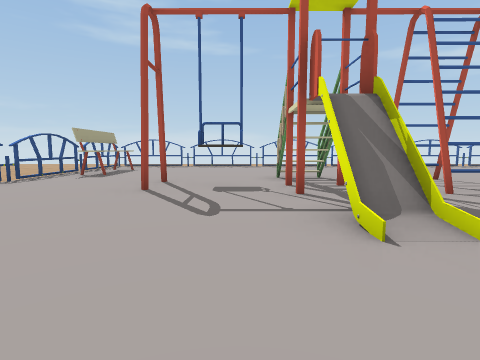
view 1 (above)

24 first-person views from a walk through a 3-D level made in the Unity game engine. The camera is 1.3 m above the floor, tilts 6° down and sees 80° across. The floor is counted in squares, 2 m on a side. Each view is taken from the middle of a square. On the plan, view 1 faces up. The plan holds only what a view shows up to about 9 squares ahead; the rest is blank. The place goes on beyond the plan. Some animated figures are left out.

view 2
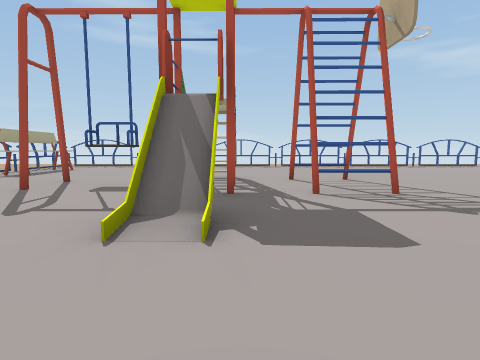

view 3
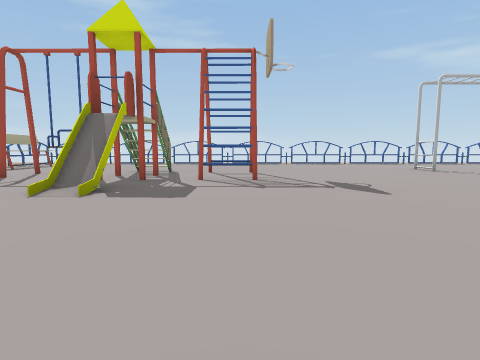

view 4
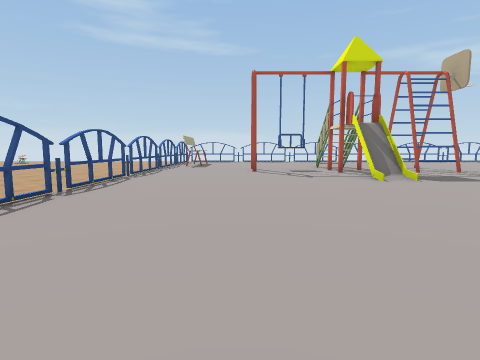

view 5
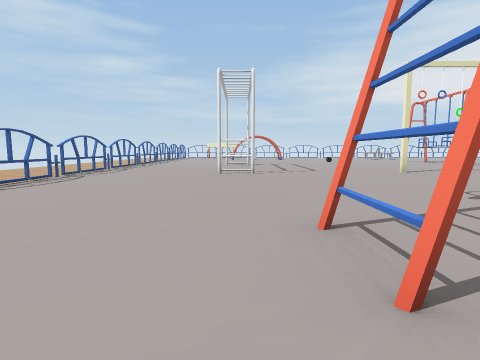

view 6
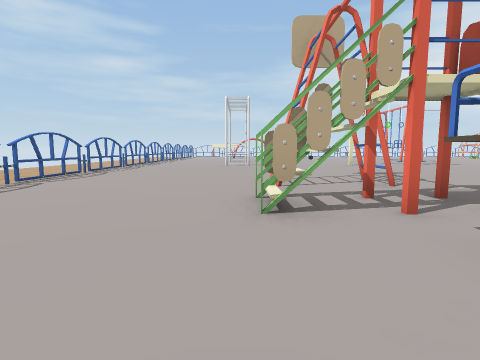

view 7
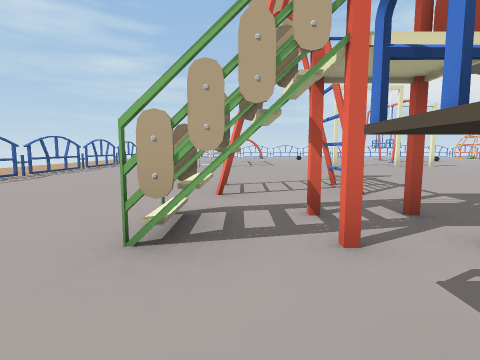

view 8
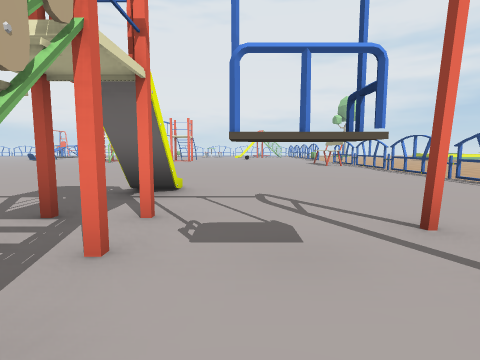

view 9
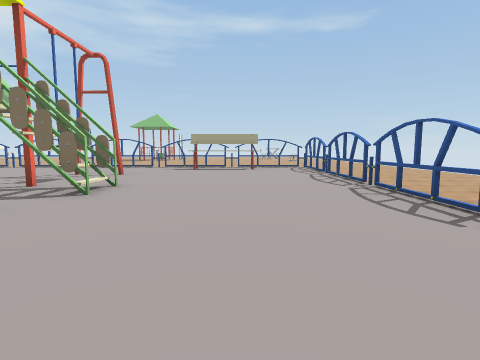

view 10
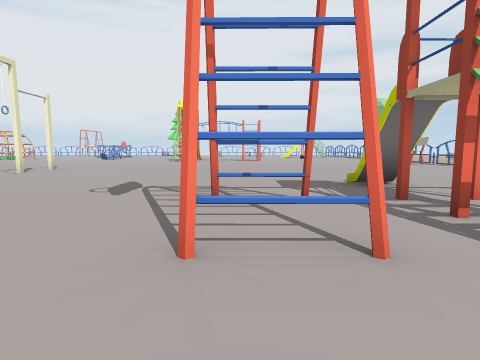

view 11
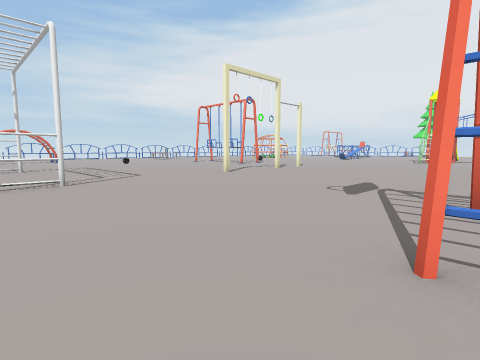

view 12
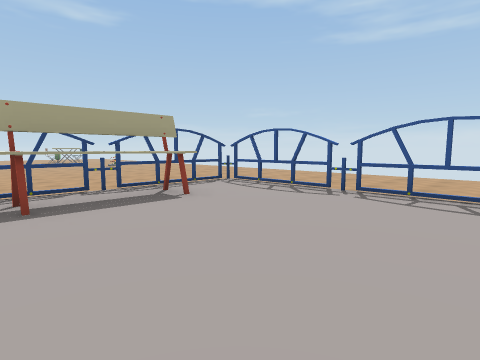

view 13
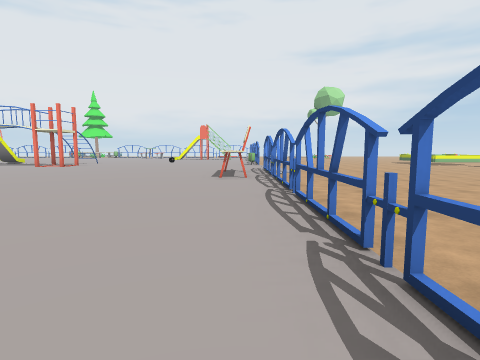

view 14
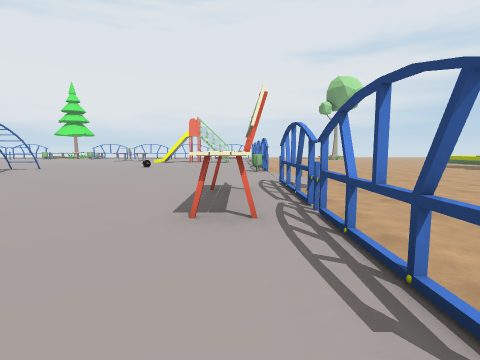

view 15
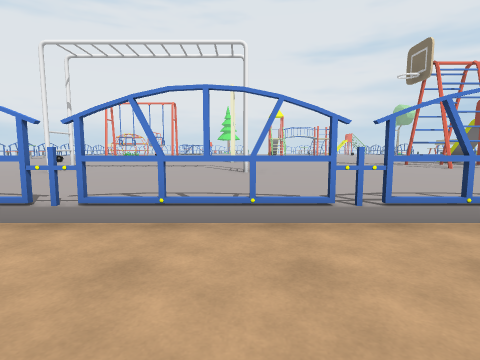

view 16
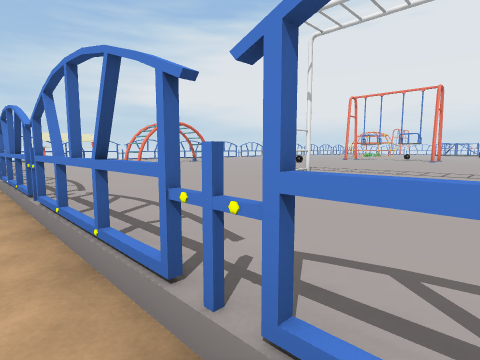

view 17
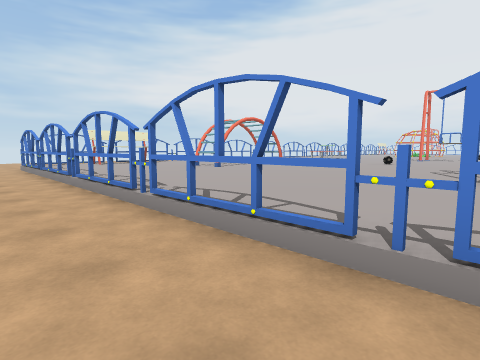

view 18
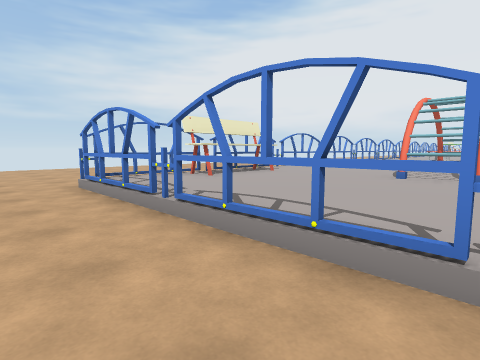

view 19
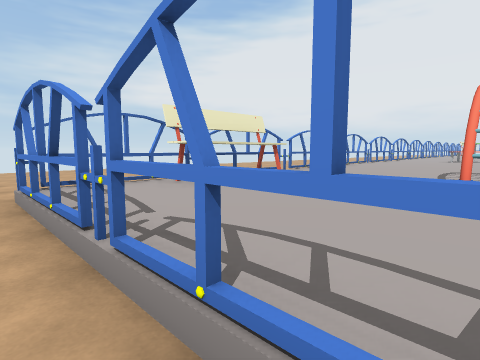

view 20
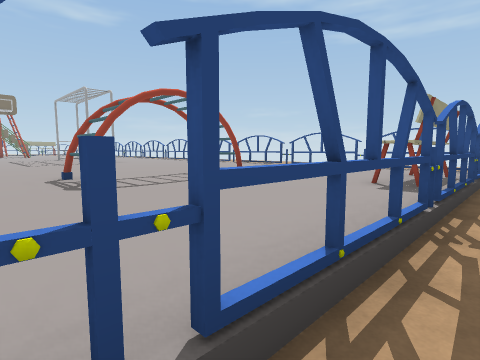

view 21
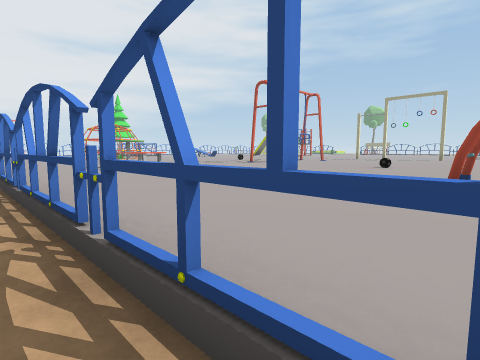

view 22
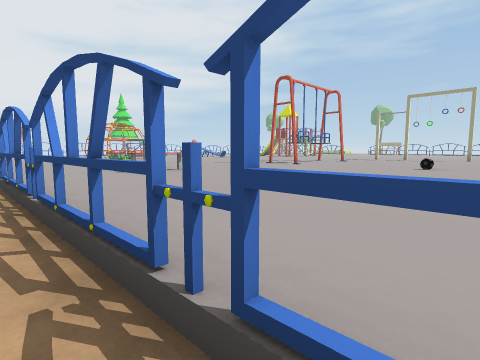

view 23
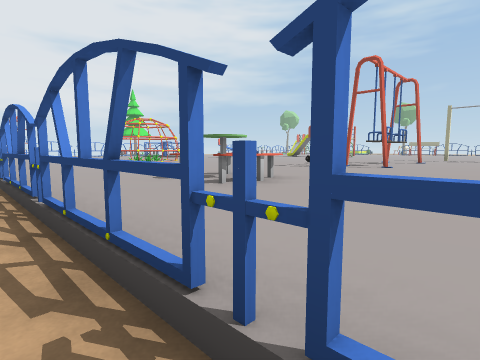

view 24
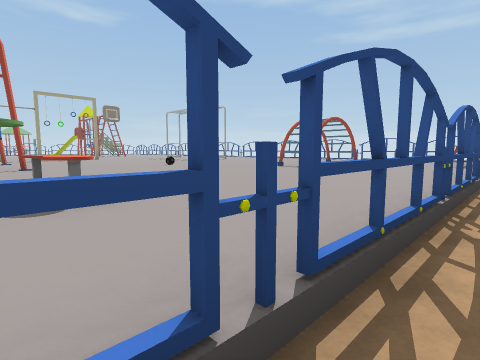

### Floor plan
Key: @ floor where view 1 was taken; # wall or solid block; x gap in a wall; . main floor; - floor 0.25 m lower than the main floor; / step, stairs or slope; = window, fence, low wall or low ledge; ^ raised ledge; T thing the floor can be seen under or through; A table; O other object.
Columns run from 11 left of view 1 to 26 right of it. Each row starts with its distance up from view 1.
 16         ---
 15       -----
 14       ------     --  --
 13      ---------   -- ---  ------------
 12     --    ----     -------------------
 11    ---OOO.#######.##.#######.##.##OOO-
 10  -----O.............................O
  9  -----/O............................O
  8  -----TO............................O-
  7       T..............#...#......#...O-
  6       /.....^#x=.....................-
  5   ----#....^##......................#-
  4   ----#.....##x=................#...#-
  3    ---/.....#........................-
  2     --#..............#..............#-
  1      -x..................  .........#-
  0      -x....@.........#.   ..........#-
 -1     --#................   ..........#-
 -2    ---x....... ....        OO....AA.#-
 -3    ---x.....                O ...AA.#-
 -4   ----#......                 ......#-
 -5  -----#O......                    ...
 -6 ------#O.......                    .#
 -7 ------#........                   ..
 -8   ----O......                     ..
 -9  -----........
-10  -----........
-11   --  O.......

Positions as (right, up) in squares from view 1, and headings:
1: (0, 0), facing up
2: (2, 0), facing up
3: (4, -2), facing up
4: (-2, -4), facing up
5: (2, 7), facing right
6: (-2, 7), facing right
7: (-1, 6), facing right
8: (0, 7), facing down
9: (6, 9), facing left
10: (4, 8), facing down
11: (4, 8), facing down-right
12: (0, 7), facing up-left
13: (-4, 2), facing down
14: (-4, -2), facing down
15: (10, 14), facing down
16: (11, 12), facing down-right
17: (14, 13), facing down-right
18: (20, 13), facing down-right
19: (21, 12), facing down-right
20: (26, 3), facing up-left
21: (26, 5), facing down-left
22: (26, 4), facing down-left
23: (26, 1), facing down-left
24: (26, -3), facing up-left
